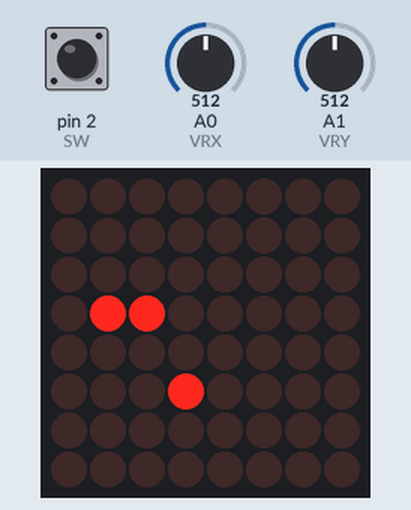
Bench run of a sketch on a simulated Arduino Uno, built with avr-gcc and run on an emulated ATmega328P. Shown: 8×8 LED matrix. The test bench sets the inputs (shaded band); at power-on: pin 2 (SW) HIGH, A0 (VRX) = 512, A1 (VRY) = 512. Random numbers use the default seed unless the sketch sets one.

Above: at 1.04 s.
1.3 s: pin 2 (SW) pulled LOW for 0.15 s
At 1.61 s:
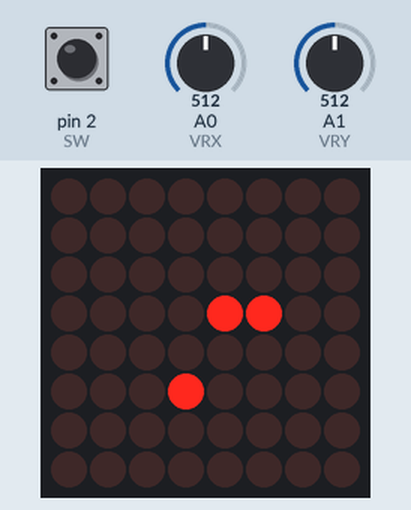
2.0 s: A0 (VRX) set to 464
5.0 s: A0 (VRX) set to 440
6.5 s: pin 2 (SW) pulled LOW for 1 s
At 7.96 s:
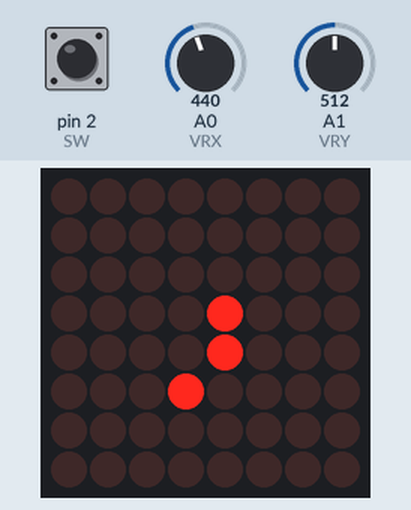
8.1 s: pin 2 (SW) pulled LOW for 0.15 s
At 9.18 s:
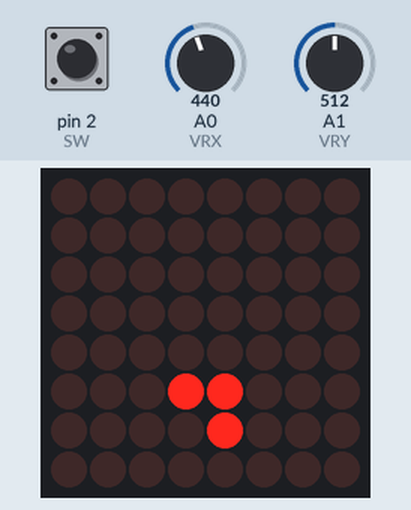
11.8 s: pin 2 (SW) pulled LOW for 3.2 s
At 15.77 s:
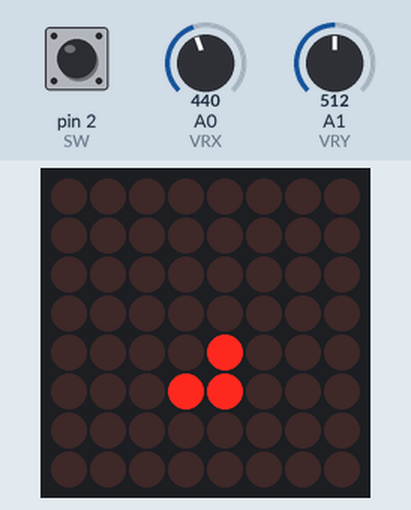
Timing chart, 0 to 16.6 s (numbered marks = the images above; inputs shaded):
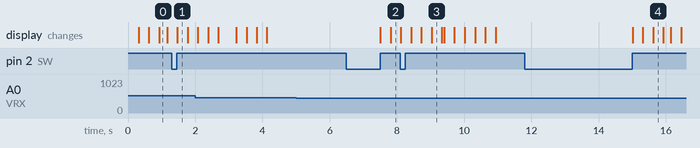

The sketch:

snake.ino
```cpp
/**
 * Snake
 * Implementation of the classical Snake game
 * where the snake moved constantly and the player
 * have to avoid intersections with itself and borders.
 * When the snake eats food it grows and speeds up a little bit.
 *
 * 23 Jun 2016
 * by Sergey Royz
 */

#include <LedControl.h>

/* Joystick PINs */
#define VRX     A0
#define VRY     A1
#define SW      2

/* Display PINs */
#define CLK     8
#define CS      9
#define DIN     10

#define SIZE    8
#define ADVANCE_DELAY 20

int snake[SIZE*SIZE][2];
int length;
int food[2], v[2];
bool is_game_over = false;
long current_time;
long prev_advance;
int blink_count;

LedControl lc = LedControl(DIN, CLK, CS, 1);

void init_game() {
  prev_advance = current_time = 0;
  blink_count = 3;
  int half = SIZE / 2;
  length = SIZE / 3;

  for (int i = 0; i < length; i++) {
      snake[i][0] = half - 1;
      snake[i][1] = half + i;
  }

  food[0] = half + 1;
  food[1] = half - 1;

  v[0] = 0;
  v[1] = -1;
}

void render() {
  for (int i = 0; i < length; i++) {
    lc.setLed(0, snake[i][0], snake[i][1], 1);
  }
  lc.setLed(0, food[0], food[1], 1);
}

void clearScreen() {
  for (int x = 0; x < SIZE; x++) {
    for (int y = 0; y < SIZE; y++) {
      lc.setLed(0, x, y, 0);
    }
  }
}

/**
 * moves the snake forward
 * returns true if the game is over
 */
bool advance() {
  int head[2] = {snake[0][0] + v[0], snake[0][1] + v[1]};

  if (head[0] < 0 || head[0] >= SIZE) {
      return true;
  }

  if (head[1] < 0 || head[1] >= SIZE) {
      return true;
  }

  for (int i = 0; i < length; i++) {
      if (snake[i][0] == head[0] && snake[i][1] == head[1]) {
          return true;
      }
  }

  bool grow = (head[0] == food[0] && head[1] == food[1]);
  if (grow) {
      length++;
      randomSeed(current_time);
      food[0] = random(SIZE);
      food[1] = random(SIZE);
  }

  for (int i = length - 1; i >= 0; i--) {
      snake[i + 1][0] = snake[i][0];
      snake[i + 1][1] = snake[i][1];
  }
  snake[0][0] += v[0];
  snake[0][1] += v[1];
  return false;
}

void setup() {
  pinMode(SW, INPUT_PULLUP);
  pinMode(VRX, INPUT);
  pinMode(VRY, INPUT);
  attachInterrupt(digitalPinToInterrupt(SW), restart, RISING);

  lc.shutdown(0, false);
  lc.setIntensity(0, 8);

  init_game();
  render();
}

void loop() {
  if (!is_game_over) {
    clearScreen();
    render();
    if (current_time - prev_advance > ADVANCE_DELAY) {
      is_game_over = advance();
      prev_advance = current_time;
    }
  } else {
    while (blink_count > 0) {
      clearScreen();
      delay(300);
      render();
      delay(300);
      blink_count--;
    }
  }
  readControls();
  current_time++;
}

void restart() {
  init_game();
  is_game_over = false;
}

void readControls() {
  int dx = map(analogRead(VRX), 0, 906, 2, -2);
  int dy = map(analogRead(VRY), 0, 906, -2, 2);
  if (dx != 0) {dx = dx / abs(dx);}
  if (dy != 0) {dy = dy / abs(dy);}

  if (dy != 0 && v[0] != 0) {
    v[0] = 0;
    v[1] = dy;
  }

  if (dx != 0 && v[1] != 0) {
    v[0] = dx;
    v[1] = 0;
  }

}
```

Measured:
- after the input at 5.0 s, every drawn part: stays the same
- after the input at 6.5 s, the display: first changes after 1.0 s (image 2 shows a later state)
- after the input at 11.8 s, the display: first changes after 3.2 s (image 4 shows a later state)
